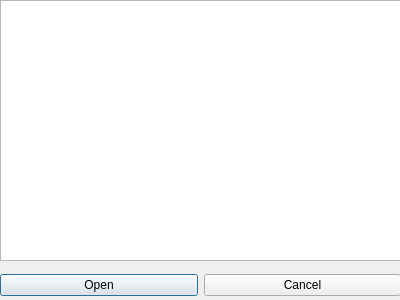
<ui version="4.0" >
 <class>FileBrowserDialog</class>
 <widget class="QDialog" name="FileBrowserDialog" >
  <property name="geometry" >
   <rect>
    <x>0</x>
    <y>0</y>
    <width>400</width>
    <height>300</height>
   </rect>
  </property>
  <property name="windowTitle" >
   <string>Dialog</string>
  </property>
  <widget class="QWidget" name="horizontalLayout" >
   <property name="geometry" >
    <rect>
     <x>0</x>
     <y>270</y>
     <width>401</width>
     <height>31</height>
    </rect>
   </property>
   <layout class="QHBoxLayout" >
    <property name="margin" >
     <number>0</number>
    </property>
    <property name="spacing" >
     <number>6</number>
    </property>
    <item>
     <widget class="QPushButton" name="selectFileBrowserButton" >
      <property name="text" >
       <string>Open</string>
      </property>
     </widget>
    </item>
    <item>
     <widget class="QPushButton" name="cancelFileBrowserButton" >
      <property name="text" >
       <string>Cancel</string>
      </property>
     </widget>
    </item>
   </layout>
  </widget>
  <widget class="QListWidget" name="fileListingWidget" >
   <property name="geometry" >
    <rect>
     <x>0</x>
     <y>0</y>
     <width>401</width>
     <height>261</height>
    </rect>
   </property>
  </widget>
 </widget>
 <resources/>
 <connections>
  <connection>
   <sender>cancelFileBrowserButton</sender>
   <signal>clicked()</signal>
   <receiver>FileBrowserDialog</receiver>
   <slot>close()</slot>
   <hints>
    <hint type="sourcelabel" >
     <x>301</x>
     <y>284</y>
    </hint>
    <hint type="destinationlabel" >
     <x>199</x>
     <y>149</y>
    </hint>
   </hints>
  </connection>
 </connections>
</ui>
